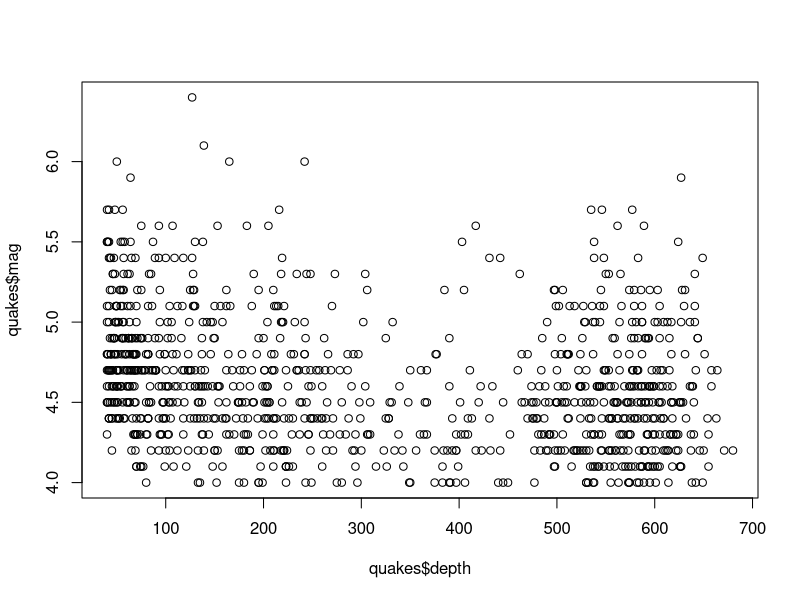

Generate this figure with R:
## ---- chunk 1
knitr::opts_chunk$set(echo = FALSE)
## ---- chunk 2
summary(quakes)
## ---- chunk 3
plot(x=quakes$depth, y=quakes$mag)
